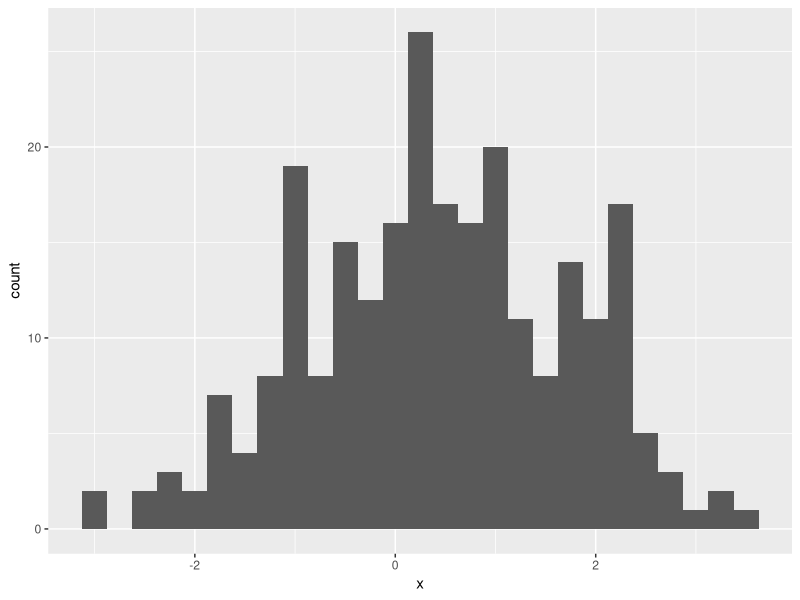
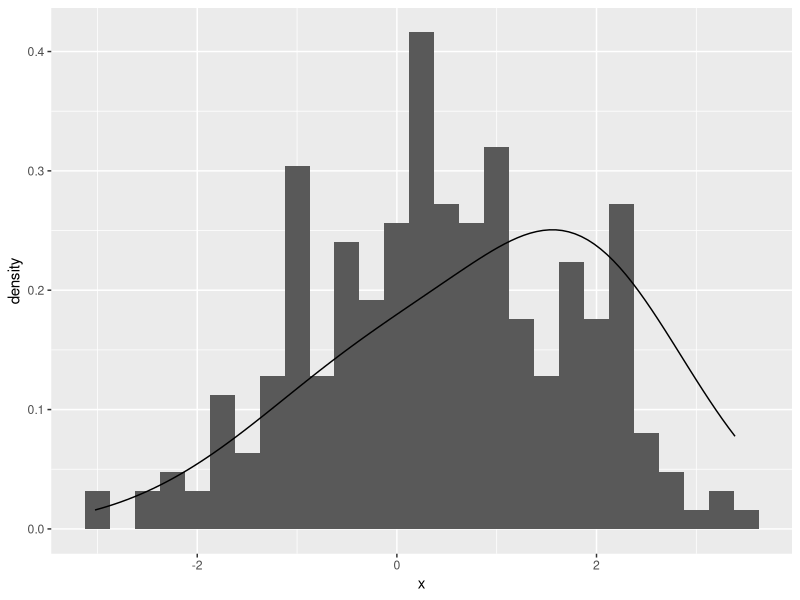
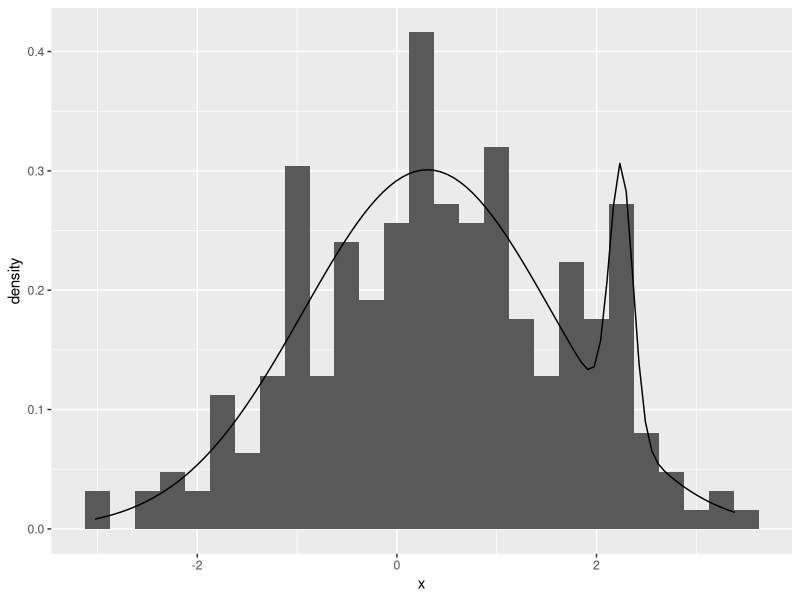
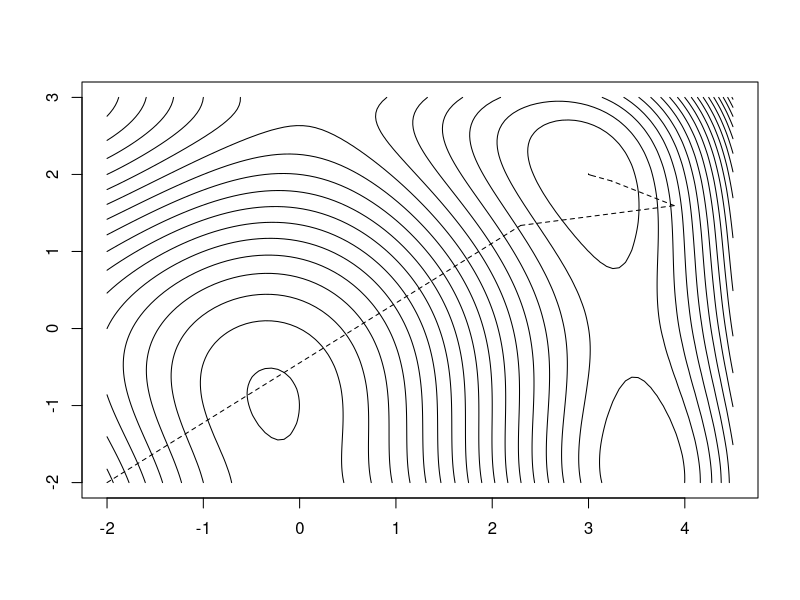
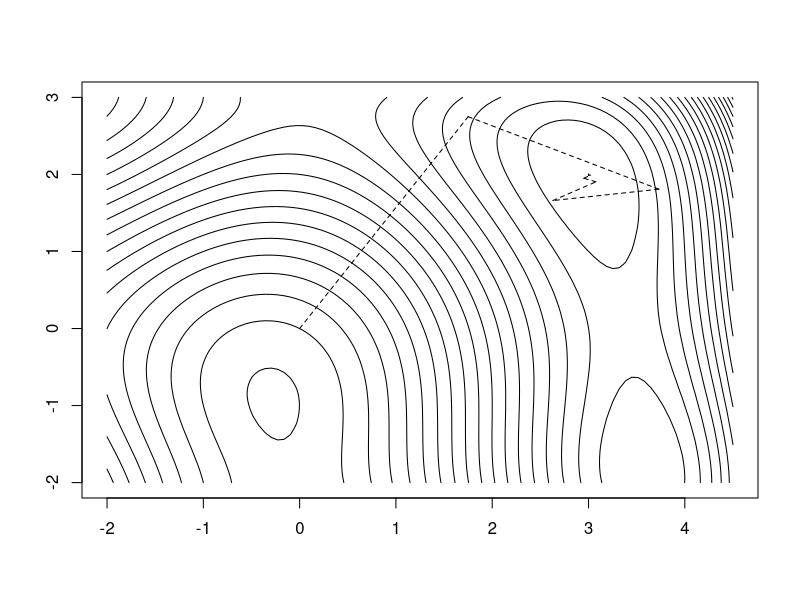

Generate these figures, in order, with R:
## ---- chunk 1
library(tidyverse)
library(here)
set.seed(36528)
## ---- chunk 2
true_pi <- 0.8
true_mu <- c(0,   2)
true_sigma <- c(1,   0.5)
n <- 250
pop <- rbinom(n, size = 1, prob = 1 - true_pi) + 1
x <- rnorm(n, mean = true_mu[pop], sd = true_sigma[pop])
## ---- chunk 3
ggplot(mapping = aes(x = x)) +
  geom_histogram(binwidth = 0.25)
## ---- chunk 4
dmix <- function(x, theta){
  pi <- theta[1]
  mu_1 <- theta[2]
  mu_2 <- theta[3]
  sigma_1 <- theta[4]
  sigma_2 <- theta[5]
  pi * dnorm(x, mean = mu_1, sd = sigma_1) +
   (1 - pi) * dnorm(x, mean = mu_2, sd = sigma_2) 
} 
dmix(0, c(0, 1, 1, 1, 1))
## ---- chunk 5
ggplot(mapping = aes(x = x)) +
  geom_histogram(aes(y = stat(density)), binwidth = 0.25) +
  stat_function(data = data.frame(), fun = dmix, args = list(theta = c(0.6, 0.2, 2, 1.5, 1)))
## ---- chunk 6
nllhood_mix <- function(theta, x){
  d <- dmix(x, theta)
  -1 * sum(log(d))
}
## ---- chunk 7
(mle1 <- optim(par = c(1, 0, 1.8, 1.2, 0.7), fn = nllhood_mix, x = x, method = "BFGS"))
## ---- chunk 8
nllhood_mix2 <- function(theta, x){
  d <- dmix(x, theta)
  if (any(d < 0) || any(is.nan(d))){
    return(Inf)
  }
  -1 * sum(log(d))
}
## ---- chunk 9
optim(par = c(0.4, 2, -0.2, 1, 2), fn = nllhood_mix2, x = x, 
  method = "BFGS")
## ---- chunk 10
(mle2 <- optim(par = c(0.5, 0, 1, 2, 1), fn = nllhood_mix, x = x, method = "BFGS"))
## ---- chunk 11
optim(par = mle2$par, fn = nllhood_mix, x = x, method = "BFGS")
## ---- chunk 12
(mle3 <- optim(par = c(0.5, 1, 1, 1, 1), fn = nllhood_mix, x = x, method = "BFGS"))
mle3$par
## ---- chunk 13
ggplot(mapping = aes(x = x)) +
  geom_histogram(aes(y = stat(density)), binwidth = 0.25) +
  stat_function(data = data.frame(), fun = dmix, args = list(theta = mle1$par))
## ---- chunk 14
optim(par = c(0.6, -0.2, 2, 2, 1), fn = nllhood_mix, x = x, 
  method = "BFGS",
  control = list(parscale = c(5, 1, 1, 1, 1)))
## ---- chunk 15
#########################################################################
### EXAMPLE 2.4 NEWTON'S METHOD (BIVARIATE)
#########################################################################

#########################################################################
# x = initial value
# itr = number of iterations to run
# x.values = contains values of x for each iteration
# g = objective function
# g.prime = first derivative of objective function
# g.2prime = second derivative of objective function
#########################################################################

## INITIAL VALUES
x = c(-2,-2)
itr = 40
x.values = matrix(0,itr+1,2)
x.values[1,] = x

## OBJECTIVE FUNCTION AND DERIVATIVES
g = function(x){(-1)*((((x[1]^2)+x[2]-11)^2)+(x[1]+(x[2]^2)-7)^2)}

g.prime = function(x){
	g.prime.da = (-1)*((4*x[1]^3)+(4*x[1]*x[2])-(42*x[1])+(2*x[2]^2)-14)
	g.prime.db = (-1)*((2*x[1]^2)-(26*x[2])-22+(4*x[1]*x[2])+(4*x[2]^3))
	out = matrix(c(g.prime.da,g.prime.db),ncol=1)
	return(out)
}
g.2prime=function(x){
	g.2prime.da2 = (-1)*((12*x[1]^2)+(4*x[2])-42)
	g.2prime.db2 = (-1)*((12*x[2]^2)+(4*x[1])-26)
	g.2prime.dadb = (-1)*(4*(x[1]+x[2]))
	out = matrix(c(g.2prime.da2,g.2prime.dadb,
        	g.2prime.dadb,g.2prime.db2),nrow=2, byrow=TRUE)
	return(out)
}

## MAIN
for(i in 1:itr){
      x = x - solve(g.2prime(x))%*%g.prime(x)
      x.values[i+1,] = x
}

## OUTPUT
x		# FINAL ESTIMATE
g(x) 		# OBJECTIVE FUNCTION AT ESTIMATE
g.prime(x) 	# GRADIENT AT ESTIMATE

## PLOT OF CONVERGENCE
z = matrix(0,100,100)
x1.max = max(4.5,ceiling(max(x.values[,1])))
x1.min = min(-2,floor(min(x.values[,1])))
x2.max = max(3,ceiling(max(x.values[,2])))
x2.min = min(-2,floor(min(x.values[,2])))
x1 = seq(x1.min,x1.max,length=100)
x2 = seq(x2.min,x2.max,length=100)
for(i in 1:100){
      for(j in 1:100){
      	    z[i,j] = g(c(x1[i],x2[j]))
      }
}
contour(x1,x2,z,nlevels=20,drawlabels=FALSE)
for(i in 1:itr){
      segments(x.values[i,1],x.values[i,2],x.values[i+1,1],
      x.values[i+1,2],lty=2)
}
## ---- chunk 16
#########################################################################
### EXAMPLE 2.6 STEEPEST ASCENT
#########################################################################

#########################################################################
# x = initial value
# M = Hessian approximation
# itr = number of iterations to run
# alpha = scale parameter
# x.values = contains values of x for each iteration
# g = objective function
# g.prime = first derivative of objective function
#########################################################################

## INITIAL VALUES
x = c(0,0)
M = diag(-1,2,2)
itr = 40
alpha.default = 1
alpha = alpha.default
x.values = matrix(0,itr+1,2)
x.values[1,] = x

## OBJECTIVE FUNCTION AND DERIVATIVES
g = function(x){(-1)*((((x[1]^2)+x[2]-11)^2)+(x[1]+(x[2]^2)-7)^2)}
g.prime = function(x){
	g.prime.da = (-1)*((4*x[1]^3)+(4*x[1]*x[2])-(42*x[1])+(2*x[2]^2)-14)
	g.prime.db = (-1)*((2*x[1]^2)-(26*x[2])-22+(4*x[1]*x[2])+(4*x[2]^3))
	out = matrix(c(g.prime.da,g.prime.db),ncol=1)
	return(out)
}

## MAIN
for (i in 1:itr){
    hessian.inv = solve(M)
    xt = x - alpha*hessian.inv%*%g.prime(x)
    # REDUCE ALPHA UNTIL A CORRECT STEP IS REACHED
    while(g(xt) < g(x)){
    		alpha = alpha/2
		xt = x - alpha*hessian.inv%*%g.prime(x)
    }
    x.values[i+1,] = x = xt
    alpha = alpha.default
}

## OUTPUT
x		# FINAL ESTIMATE
g(x) 		# OBJECTIVE FUNCTION AT ESTIMATE
g.prime(x) 	# GRADIENT AT ESTIMATE

## PLOT OF CONVERGENCE
z = matrix(0,100,100)
x1.max = max(4.5,ceiling(max(x.values[,1])))
x1.min = min(-2,floor(min(x.values[,1])))
x2.max = max(3,ceiling(max(x.values[,2])))
x2.min = min(-2,floor(min(x.values[,2])))
x1 = seq(x1.min,x1.max,length=100)
x2 = seq(x2.min,x2.max,length=100)
for(i in 1:100){
for(j in 1:100){
      z[i,j] = g(c(x1[i],x2[j]))
      }
}
contour(x1,x2,z,nlevels=20,drawlabels=FALSE)
for(i in 1:itr){
      segments(x.values[i,1],x.values[i,2],x.values[i+1,1],
      x.values[i+1,2],lty=2)
}
